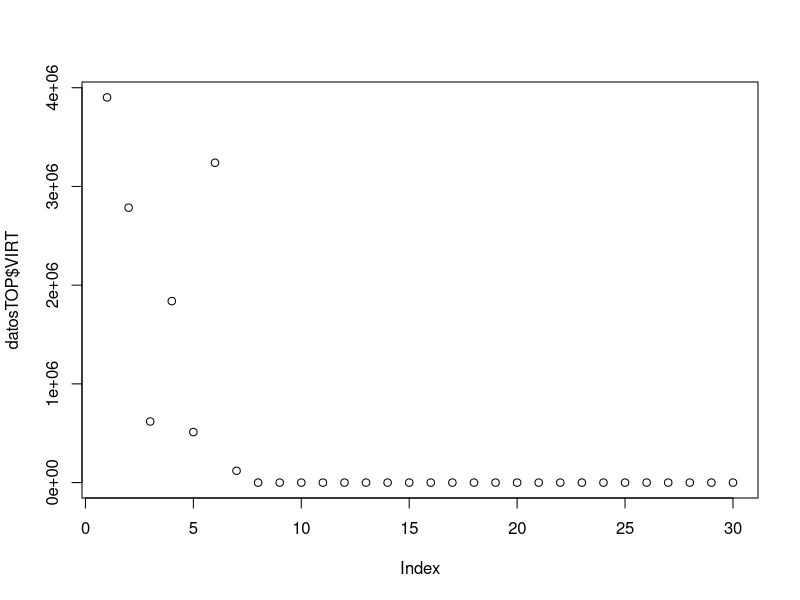
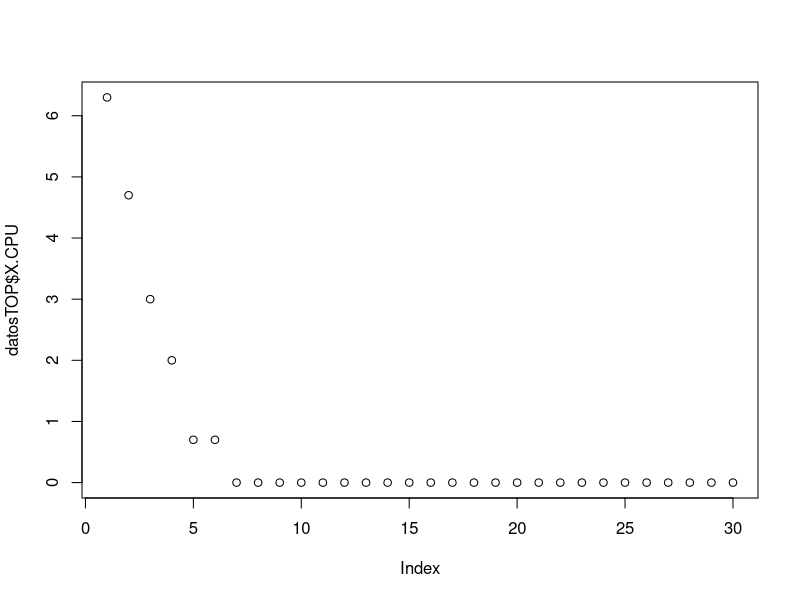
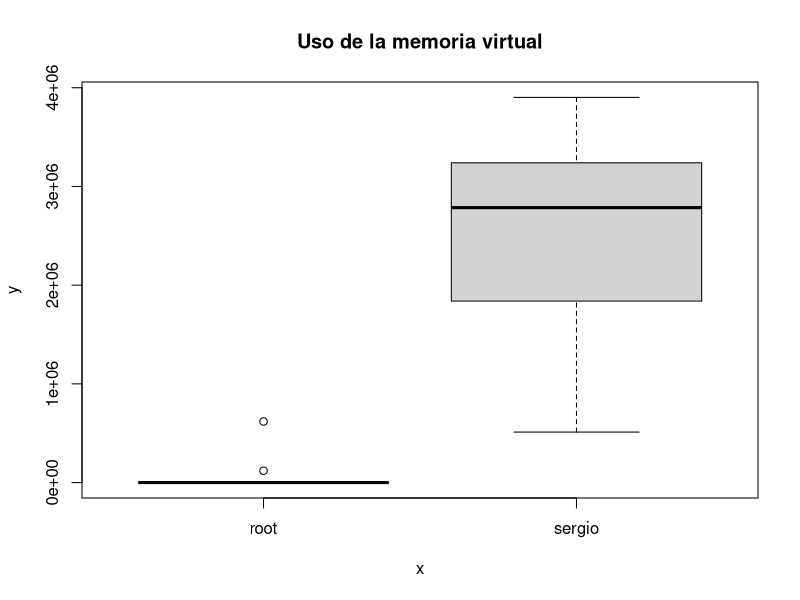
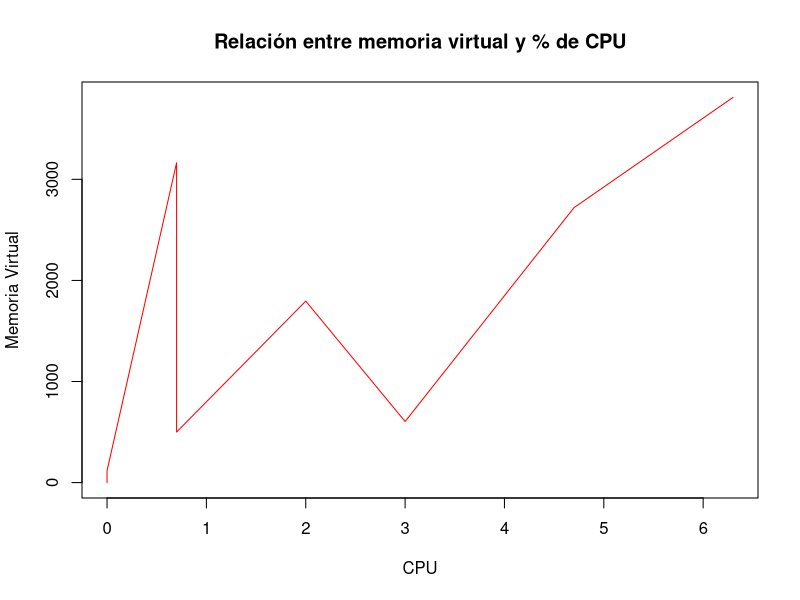

Source code (R) for these figures, in order:
datosTOP <- read.csv("topprueba.csv", stringsAsFactors = FALSE, dec = ",")
View(datosTOP)
str(datosTOP)
datosTOP<-datosTOP[-(1:2),]
datosTOP<-datosTOP[,-1]
plot(datosTOP$VIRT)
plot(datosTOP$X.CPU)
plot(as.factor(datosTOP$USUARIO),datosTOP$VIRT)
title("Uso de la memoria virtual")
X <- datosTOP$X.CPU
Y <- datosTOP$VIRT/(1024)
plot(X,Y,type = "l",xlab="CPU",ylab="Memoria Virtual",col = "red")
title("Relación entre memoria virtual y % de CPU")

